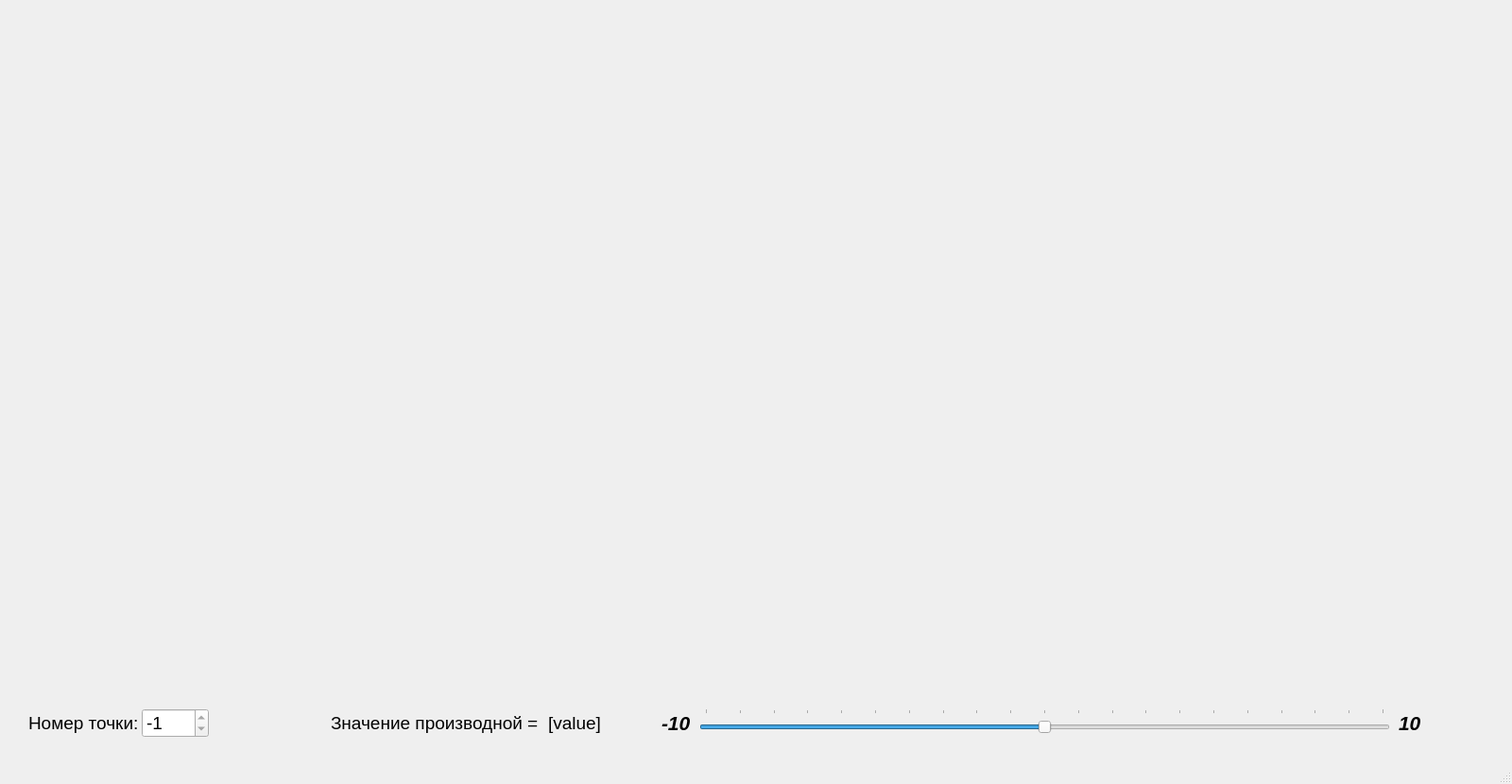
<?xml version="1.0" encoding="UTF-8"?>
<ui version="4.0">
 <class>MainWindow</class>
 <widget class="QMainWindow" name="MainWindow">
  <property name="geometry">
   <rect>
    <x>0</x>
    <y>0</y>
    <width>1600</width>
    <height>830</height>
   </rect>
  </property>
  <property name="windowTitle">
   <string>MainWindow</string>
  </property>
  <widget class="QWidget" name="centralwidget">
   <widget class="QCustomPlot" name="plot" native="true">
    <property name="geometry">
     <rect>
      <x>25</x>
      <y>0</y>
      <width>1550</width>
      <height>750</height>
     </rect>
    </property>
    <property name="sizePolicy">
     <sizepolicy hsizetype="Maximum" vsizetype="Maximum">
      <horstretch>0</horstretch>
      <verstretch>0</verstretch>
     </sizepolicy>
    </property>
   </widget>
   <widget class="QLabel" name="pointNumText">
    <property name="geometry">
     <rect>
      <x>30</x>
      <y>750</y>
      <width>121</width>
      <height>31</height>
     </rect>
    </property>
    <property name="font">
     <font>
      <pointsize>14</pointsize>
     </font>
    </property>
    <property name="text">
     <string>Номер точки:</string>
    </property>
   </widget>
   <widget class="QSpinBox" name="spinBox">
    <property name="geometry">
     <rect>
      <x>150</x>
      <y>750</y>
      <width>71</width>
      <height>31</height>
     </rect>
    </property>
    <property name="font">
     <font>
      <pointsize>14</pointsize>
     </font>
    </property>
    <property name="focusPolicy">
     <enum>Qt::NoFocus</enum>
    </property>
    <property name="inputMethodHints">
     <set>Qt::ImhDigitsOnly|Qt::ImhHiddenText|Qt::ImhNoEditMenu|Qt::ImhNoTextHandles</set>
    </property>
    <property name="readOnly">
     <bool>false</bool>
    </property>
    <property name="minimum">
     <number>-1</number>
    </property>
    <property name="maximum">
     <number>-1</number>
    </property>
   </widget>
   <widget class="QLabel" name="DerValueText">
    <property name="geometry">
     <rect>
      <x>350</x>
      <y>750</y>
      <width>221</width>
      <height>31</height>
     </rect>
    </property>
    <property name="font">
     <font>
      <pointsize>14</pointsize>
     </font>
    </property>
    <property name="text">
     <string>Значение производной = </string>
    </property>
   </widget>
   <widget class="QLabel" name="sliderMinText">
    <property name="geometry">
     <rect>
      <x>700</x>
      <y>750</y>
      <width>41</width>
      <height>31</height>
     </rect>
    </property>
    <property name="font">
     <font>
      <family>Arial</family>
      <pointsize>16</pointsize>
      <weight>75</weight>
      <italic>true</italic>
      <bold>true</bold>
     </font>
    </property>
    <property name="text">
     <string>-10</string>
    </property>
   </widget>
   <widget class="QLabel" name="sliderMaxText">
    <property name="geometry">
     <rect>
      <x>1480</x>
      <y>750</y>
      <width>31</width>
      <height>31</height>
     </rect>
    </property>
    <property name="font">
     <font>
      <family>Arial</family>
      <pointsize>16</pointsize>
      <weight>75</weight>
      <italic>true</italic>
      <bold>true</bold>
     </font>
    </property>
    <property name="text">
     <string>10</string>
    </property>
   </widget>
   <widget class="QSlider" name="derivativeSlider">
    <property name="geometry">
     <rect>
      <x>740</x>
      <y>750</y>
      <width>731</width>
      <height>31</height>
     </rect>
    </property>
    <property name="minimum">
     <number>-100</number>
    </property>
    <property name="maximum">
     <number>100</number>
    </property>
    <property name="singleStep">
     <number>0</number>
    </property>
    <property name="pageStep">
     <number>1</number>
    </property>
    <property name="value">
     <number>0</number>
    </property>
    <property name="sliderPosition">
     <number>0</number>
    </property>
    <property name="orientation">
     <enum>Qt::Horizontal</enum>
    </property>
    <property name="tickPosition">
     <enum>QSlider::TicksAbove</enum>
    </property>
    <property name="tickInterval">
     <number>10</number>
    </property>
   </widget>
   <widget class="QLabel" name="sliderValueText">
    <property name="geometry">
     <rect>
      <x>580</x>
      <y>750</y>
      <width>61</width>
      <height>31</height>
     </rect>
    </property>
    <property name="font">
     <font>
      <pointsize>14</pointsize>
     </font>
    </property>
    <property name="text">
     <string>[value]</string>
    </property>
   </widget>
  </widget>
  <widget class="QMenuBar" name="menubar">
   <property name="geometry">
    <rect>
     <x>0</x>
     <y>0</y>
     <width>1600</width>
     <height>20</height>
    </rect>
   </property>
  </widget>
  <widget class="QStatusBar" name="statusbar"/>
 </widget>
 <customwidgets>
  <customwidget>
   <class>QCustomPlot</class>
   <extends>QWidget</extends>
   <header>qcustomplot.h</header>
   <container>1</container>
  </customwidget>
 </customwidgets>
 <resources/>
 <connections/>
</ui>
